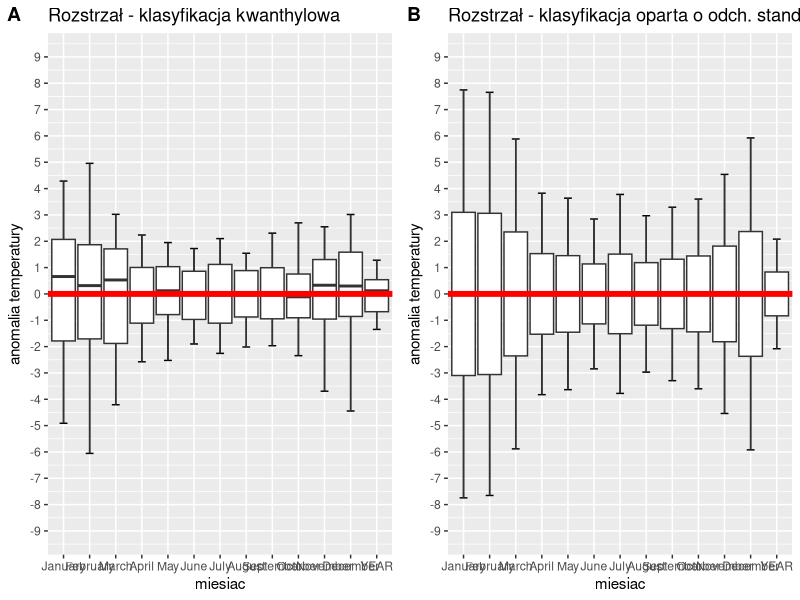
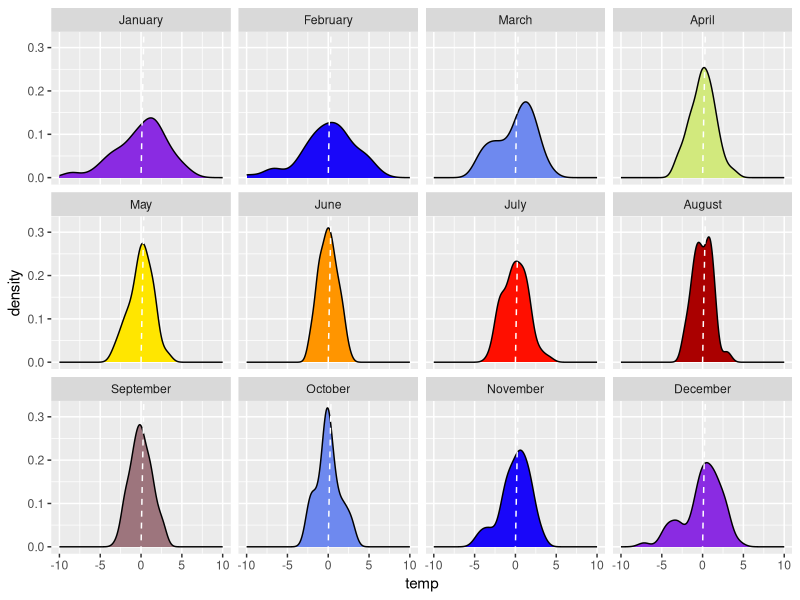
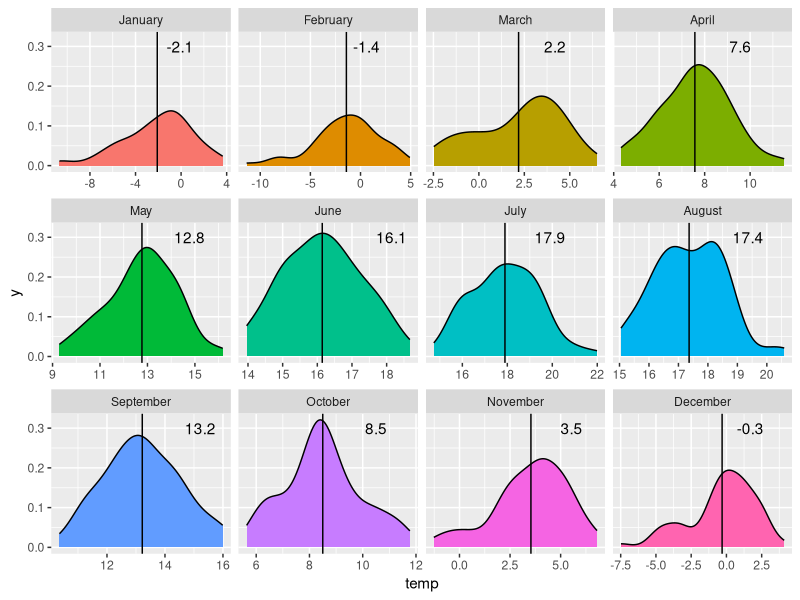
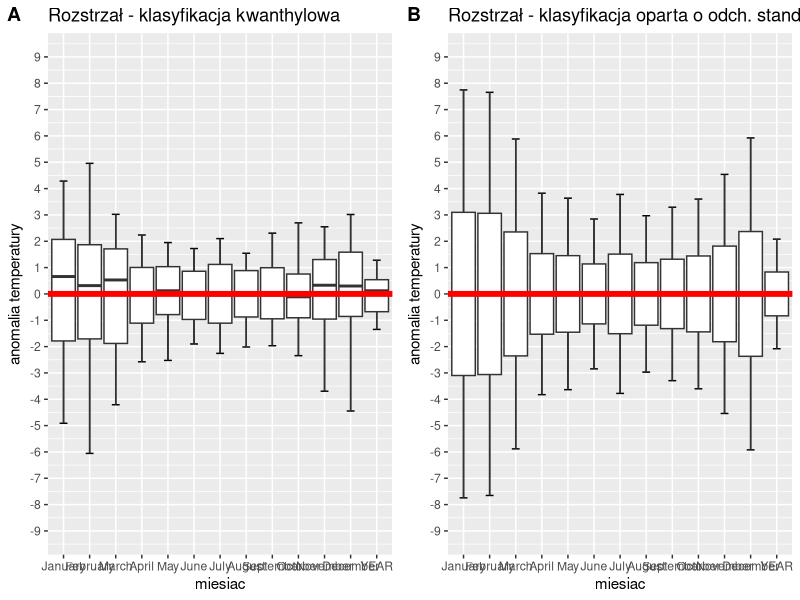
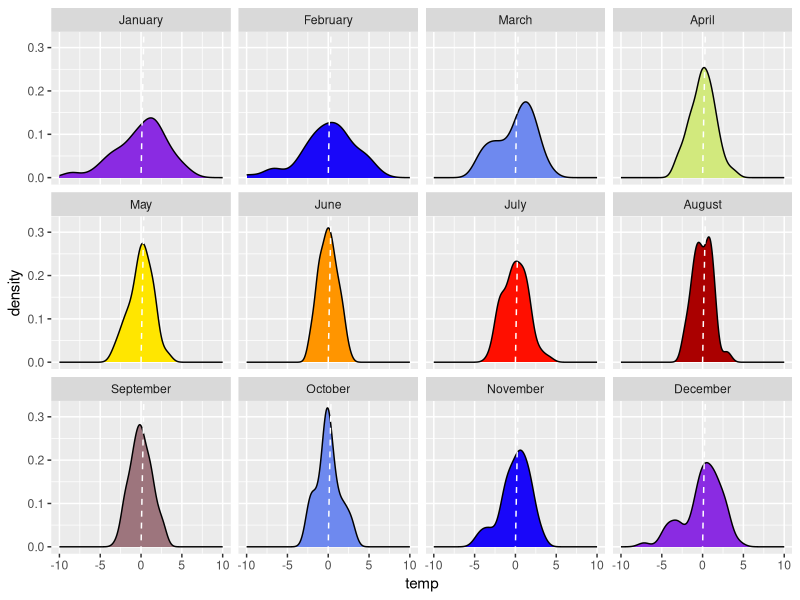
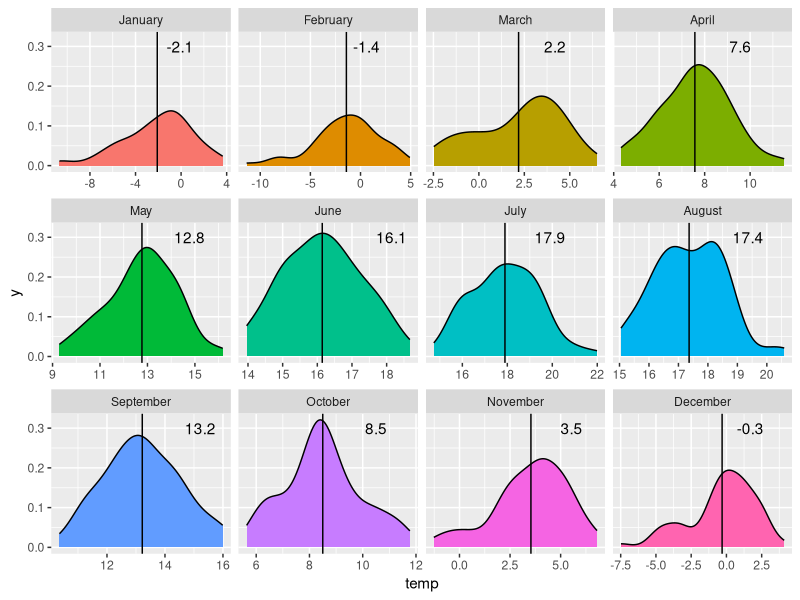

Write the R code that produced these figures, in order.
# boxplot
library(ggplot2)
library(reshape)
library(tidyverse)
library(RColorBrewer)
setwd("~/github/wstepdometod/")

dane <- read.table("klasyfikacja/polska.csv", dec=",",header=T) 
colnames(dane) <- c("rok", month.name, "DJF","MAM", "JJA", "SON", "YEAR")
dane2 <- as.data.frame(round(t(as.matrix(t(dane))-colMeans(dane, na.rm=T)),2))
dane2[,1] <- dane[,1]
dane3 <- select(dane2, -DJF:-SON) %>% gather(., miesiac, temp, -rok) 
dane3$rok <- as.factor(dane3$rok*-1)
dane3$miesiac <- as.factor(dane3$miesiac)
dane3$miesiac <- factor(dane3$miesiac, levels = c(month.name,"YEAR"))


f_perc <- function(x) {
  r <- quantile(x, probs = c(0.05, 0.25, 0.5, 0.75, 0.95))
  names(r) <- c("ymin", "lower", "middle", "upper", "ymax")
  r
}


f_sd <- function(x) {
  r <- sd(x)*c(-2.5,-1,0,1,2.5)
  names(r) <- c("ymin", "lower", "middle", "upper", "ymax")
  r
}


p1 <- ggplot(dane3, aes(miesiac, temp))+ #geom_boxplot()+
  stat_summary(fun.data = f_perc, geom="errorbar", width = 0.3) + 
  stat_summary(fun.data = f_perc, geom="boxplot", position=position_dodge(width=5.5))+
  scale_y_continuous(name = "anomalia temperatury", breaks=seq(-9,9,1), limits = c(-9,9))+
  geom_hline(yintercept = 0, col='red', size=2)+ggtitle("Rozstrzał - klasyfikacja kwanthylowa")

p2 <- ggplot(dane3, aes(miesiac, temp))+ #geom_boxplot()+
  stat_summary(fun.data = f_sd, geom="errorbar", width = 0.3) + 
  stat_summary(fun.data = f_sd, geom="boxplot", position=position_dodge(width=5.5))+
  scale_y_continuous(name = "anomalia temperatury", breaks=seq(-9,9,1), limits = c(-9,9))+
  geom_hline(yintercept = 0, col='red', size=2)+ggtitle("Rozstrzał - klasyfikacja oparta o odch. stand.")

library("ggpubr")
ggarrange(p1, p2, 
          labels = c("A", "B"),
          ncol = 2, nrow = 1)

ggsave("boxplot.svg", width = 14, height = 6)

dane3 <- dplyr::filter(dane3, miesiac!="YEAR")


kolory <-  colorRampPalette(colors = (c("blueviolet", "blue", "lightblue", "yellow", "orange","red","red4","lightblue", "blue","blueviolet")))(12)

ggplot(dane3, aes(temp, fill=miesiac))+ geom_density(show.legend = F)+
  facet_wrap(~miesiac, nrow=3)+
  geom_abline(intercept = 0, col="white" ,lty=2)+
  scale_fill_manual(name="miesiąc:",  labels = month.abb, values = kolory)+
  scale_x_continuous(limits=c(-10,10))+
  theme(legend.key = NULL)

ggsave("polygon.svg")


# sprawdzmy jeszcze zaleznosci na wartosciach surowych (nie-anomaliach)
dane4 <- select(dane, -DJF:-SON) %>% gather(., miesiac, temp, -rok) %>% 
  mutate(miesiac=factor(miesiac, levels=month.name)) %>% filter(miesiac!="YEAR")

srednie <-  dane4 %>% dplyr::group_by(miesiac) %>% dplyr::summarise(srednie=mean(temp))
srednie

p <- ggplot(dane4, aes(temp, fill=miesiac))+ geom_density(show.legend = F)+
  facet_wrap(~miesiac, nrow=3,scales = "free_x")+
  #geom_vline(intercept = 0, col="white" ,lty=2)+
  theme(legend.key = NULL)
p+geom_text(data=srednie, aes(x=srednie+2, y=0.3, label=round(srednie,1)))+
  geom_vline(data=srednie, aes(xintercept = srednie))

ggsave("polygon_surowe.svg")
